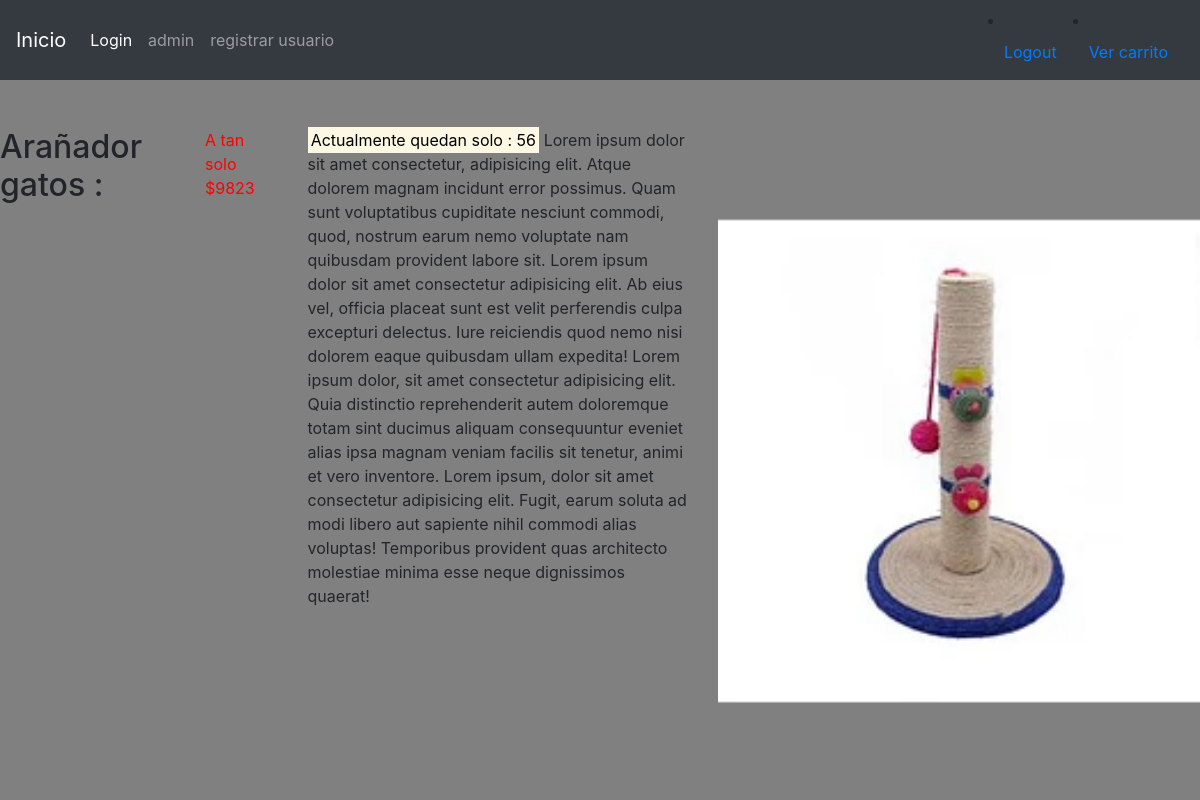
Page /personas/det_prod/45 on the committed database.
### personas/models.py (models this page shows, shortened)
class Producto(models.Model):
    idProducto = models.IntegerField( primary_key=True)
    nombreProducto = models.CharField(max_length=30, blank=True, null=True)
    stock   = models.IntegerField(blank=True, null=True)
    precio   = models.IntegerField(blank=True, null=True)
    foto = models.ImageField(upload_to=cargarFotoProducto, null=True)
    activo = models.IntegerField(blank=True, null=True)

### personas/views.py (the view)
# urls.py: path('det_prod/<str:pk>' , views.det_prod , name='det_prod' ),
def det_prod(request , pk):
    mensajes=[]
    errores=[]
    producto = Producto.objects.all()
    producto= Producto.objects.filter(idProducto=pk)
    return render(request, "personas/det_prod.html", {"productos": producto})

### personas/context_processor.py (called while the page is built)
def total_carrito(request):
    total = 0
    if request.user.is_authenticated:
        if "carrito" in request.session.keys():
            for key, value in request.session["carrito"].items():
                total +=  int(value["acumulado"])
    return {"total_carrito": total}

### personas/templates/personas/det_prod.html
{% extends "personas/base.html" %} {% block title %} Gestión Instituto {% endblock %} {% block content%}
    <br><br>
    <div class="row">
         {% for producto in productos %}
                    <br><br><br>
                        <h2 class="col-2">{{producto.nombreProducto}} : </h2>
                        <p class="col-1" style="color: red;"> A tan solo ${{producto.precio}} </p>
                        <p class="col-4" style="border: 2cm;"><mark>Actualmente quedan solo : {{producto.stock}}</mark> Lorem ipsum dolor sit amet consectetur, adipisicing elit. Atque dolorem magnam incidunt error possimus. Quam sunt voluptatibus cupiditate nesciunt commodi, quod, nostrum earum nemo voluptate nam quibusdam provident labore sit. Lorem ipsum dolor sit amet consectetur adipisicing elit. Ab eius vel, officia placeat sunt est velit perferendis culpa excepturi delectus. Iure reiciendis quod nemo nisi dolorem eaque quibusdam ullam expedita! Lorem ipsum dolor, sit amet consectetur adipisicing elit. Quia distinctio reprehenderit autem doloremque totam sint ducimus aliquam consequuntur eveniet alias ipsa magnam veniam facilis sit tenetur, animi et vero inventore. Lorem ipsum, dolor sit amet consectetur adipisicing elit. Fugit, earum soluta ad modi libero aut sapiente nihil commodi alias voluptas! Temporibus provident quas architecto molestiae minima esse neque dignissimos quaerat!</p>
                        <img src="{{producto.foto.url}}" style="width:40%" class="col-5" alt="{{producto.nombreProducto}}">
             {%endfor%}
    </div>
{% block javascript%} {% endblock %} {% endblock %}

### rows in the picture
Producto: nombreProducto "Arañador gatos", precio "9823", stock "56", foto (picture)
